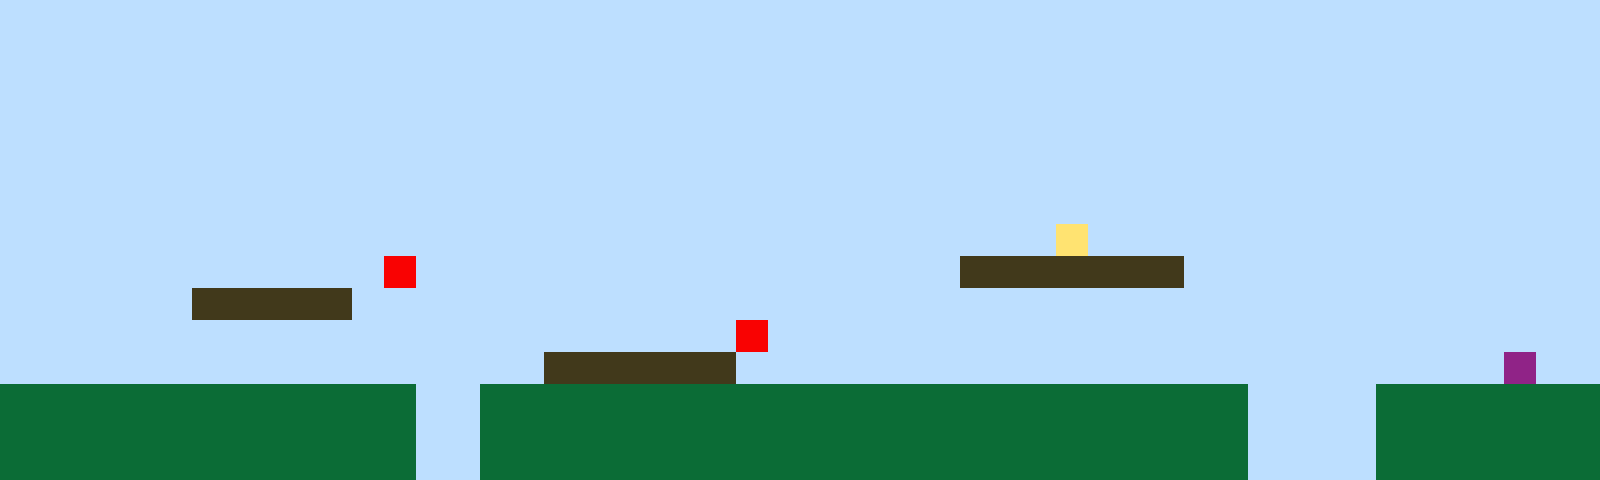

This is a level from a 2D game, rendered from its Tiled map with the project's own tilesets. A one-line summary and the complete map file follow:
An orthogonal 50x15 tile map with 32x32 px tiles, 1 tile layer (Tile Layer 1).

<map version="1.10" tiledversion="1.11.2" orientation="orthogonal" renderorder="right-up" width="50" height="15" tilewidth="32" tileheight="32" infinite="0" nextlayerid="2" nextobjectid="1"><editorsettings><export target="map1.csv" format="csv" /></editorsettings><tileset firstgid="1" name="sprites" tilewidth="32" tileheight="32" tilecount="6" columns="3"><image source="sprites.png" width="96" height="64" /></tileset><layer id="1" name="Tile Layer 1" width="50" height="15"><data encoding="csv">1,1,1,1,1,1,1,1,1,1,1,1,1,1,1,1,1,1,1,1,1,1,1,1,1,1,1,1,1,1,1,1,1,1,1,1,1,1,1,1,1,1,1,1,1,1,1,1,1,1,1,1,1,1,1,1,1,1,1,1,1,1,1,1,1,1,1,1,1,1,1,1,1,1,1,1,1,1,1,1,1,1,1,1,1,1,1,1,1,1,1,1,1,1,1,1,1,1,1,1,1,1,1,1,1,1,1,1,1,1,1,1,1,1,1,1,1,1,1,1,1,1,1,1,1,1,1,1,1,1,1,1,1,1,1,1,1,1,1,1,1,1,1,1,1,1,1,1,1,1,1,1,1,1,1,1,1,1,1,1,1,1,1,1,1,1,1,1,1,1,1,1,1,1,1,1,1,1,1,1,1,1,1,1,1,1,1,1,1,1,1,1,1,1,1,1,1,1,1,1,1,1,1,1,1,1,1,1,1,1,1,1,1,1,1,1,1,1,1,1,1,1,1,1,1,1,1,1,1,1,1,1,1,1,1,1,1,1,1,1,1,1,1,1,1,1,1,1,1,1,1,1,1,1,1,1,1,1,1,1,1,1,1,1,1,1,1,1,1,1,1,1,1,1,1,1,1,1,1,1,1,1,1,1,1,1,1,1,1,1,1,1,1,1,1,1,1,1,1,1,1,1,1,1,1,1,1,1,1,1,1,1,1,1,1,1,1,1,1,1,1,1,1,1,1,1,1,1,1,1,1,1,1,1,1,1,1,1,1,1,1,1,1,1,1,1,1,1,1,1,1,1,1,1,1,1,1,1,1,1,1,1,1,1,1,1,1,1,1,1,1,1,1,1,1,1,1,1,1,1,1,1,1,4,1,1,1,1,1,1,1,1,1,1,1,1,1,1,1,1,1,1,1,1,1,1,1,1,1,1,1,1,5,1,1,1,1,1,1,1,1,1,1,1,1,1,1,1,1,1,3,3,3,3,3,3,3,1,1,1,1,1,1,1,1,1,1,1,1,1,1,1,1,1,1,1,3,3,3,3,3,1,1,1,1,1,1,1,1,1,1,1,1,1,1,1,1,1,1,1,1,1,1,1,1,1,1,1,1,1,1,1,1,1,1,1,1,1,1,1,1,1,1,1,1,1,1,1,1,1,1,1,1,1,1,1,1,1,1,1,1,1,1,5,1,1,1,1,1,1,1,1,1,1,1,1,1,1,1,1,1,1,1,1,1,1,1,1,1,1,1,1,1,1,1,1,1,1,1,1,1,1,1,1,1,1,1,3,3,3,3,3,3,1,1,1,1,1,1,1,1,1,1,1,1,1,1,1,1,1,1,1,1,1,1,1,1,6,1,1,2,2,2,2,2,2,2,2,2,2,2,2,2,1,1,2,2,2,2,2,2,2,2,2,2,2,2,2,2,2,2,2,2,2,2,2,2,2,2,1,1,1,1,2,2,2,2,2,2,2,2,2,2,2,2,2,2,2,2,2,2,2,2,1,1,2,2,2,2,2,2,2,2,2,2,2,2,2,2,2,2,2,2,2,2,2,2,2,2,1,1,1,1,2,2,2,2,2,2,2,2,2,2,2,2,2,2,2,2,2,2,2,2,1,1,2,2,2,2,2,2,2,2,2,2,2,2,2,2,2,2,2,2,2,2,2,2,2,2,1,1,1,1,2,2,2,2,2,2,2</data></layer></map>
